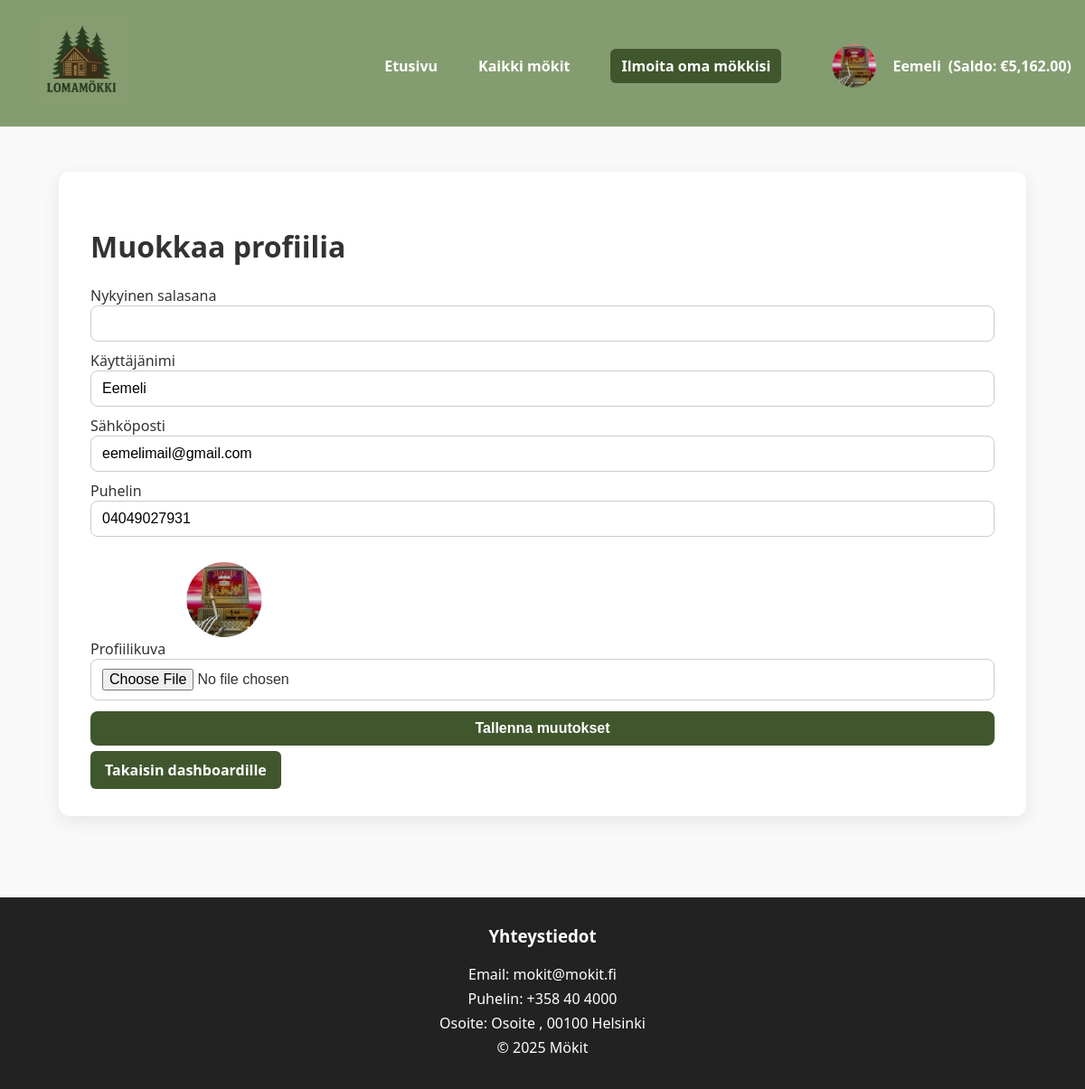
The page /edit_profile.php (signed in) on the database its author committed.
### tables this page shows
CREATE TABLE `users` (
  `id` int(11) NOT NULL,
  `username` varchar(100) NOT NULL,
  `email` varchar(255) NOT NULL,
  `phone` varchar(30) NOT NULL,
  `profile_image` varchar(255) DEFAULT NULL,
  `password` varchar(255) NOT NULL,
  `created_at` timestamp NOT NULL DEFAULT current_timestamp(),
  `balance` decimal(10,2) DEFAULT 0.00,
  `role` enum('admin','user') NOT NULL DEFAULT 'user'
);

### edit_profile.php (the view, shortened to what this page needs)
<?php
require 'config.php';
include 'header.php';
$stmt = $pdo->prepare("SELECT username, email, phone, profile_image, password FROM users WHERE id = ?");
$stmt->execute([$_SESSION['user_id']]);
$user = $stmt->fetch(PDO::FETCH_ASSOC);
?>
<!doctype html>
<html lang="fi">
<head>
<link rel="stylesheet" href="style.css">
</head>
<body>
<main class="add_cabin">
  <h1>Muokkaa profiilia</h1>
  <form method="post" enctype="multipart/form-data">
      <label>Nykyinen salasana
        <input type="password" name="current_password" required>
      </label>
      <label>Käyttäjänimi
        <input type="text" name="username" value="<?=htmlspecialchars($user['username'] ?? '')?>" required>
      </label>
      <label>Sähköposti
        <input type="email" name="email" value="<?=htmlspecialchars($user['email'] ?? '')?>" required>
      </label>
      <label>Puhelin
        <input type="tel" name="phone" value="<?=htmlspecialchars($user['phone'] ?? '')?>" required>
      </label>
      <label>Profiilikuva
        <?php if (!empty($user['profile_image'])): ?>
            <img src="<?=htmlspecialchars($user['profile_image'])?>" alt="Profiili" class="profile-preview">
        <?php endif; ?>
        <input type="file" name="profile_image" accept="image/*">
      </label>
      <button type="submit">Tallenna muutokset</button>
  </form>
  <a href="dashboard.php" class="btn back-btn">Takaisin dashboardille</a>
</main>
</body>
</html>
<?php include 'footer.php'; ?>

### header.php (shortened to what this page needs)
<?php
require 'config.php';
$user = null;
if (isset($_SESSION['user_id'])) {
    $stmt = $pdo->prepare("SELECT * FROM users WHERE id = ?");
    $stmt->execute([$_SESSION['user_id']]);
    $user = $stmt->fetch();
    $user_balance = $user['balance'] ?? 0;
}
?>
<header>
  <div class="header-flex" style="display:flex;justify-content:space-between;align-items:center;padding:20px 0;">
<a href="index.php"><img src="images/logo.png" width="100" alt="Lomamökki logo" style="margin-left:40px;"></a>
    <nav style="display:flex;align-items:center;gap:15px;">
      <a href="index.php" style="color:#fff;text-decoration:none;font-weight:600;">Etusivu</a>
      <a href="all_cabins.php" style="color:#fff;text-decoration:none;font-weight:600;">Kaikki mökit</a>
      <a href="<?= isset($_SESSION['user_id']) ? 'add_cabin.php' : 'login.php'; ?>" class="btn" style="color:#fff;background:#40572e;padding:8px 12px;border-radius:6px;">Ilmoita oma mökkisi</a>
      <?php if ($user): ?>
      <div class="profile-dropdown" style="position:relative;">
        <a href="#" style="display:flex;align-items:center;color:#fff;text-decoration:none;">
          <img src="<?=htmlspecialchars($user['profile_image'] ?? 'default-avatar.png')?>" alt="Profiili" class="profile-pic" style="width:70px;height:70px;border-radius:50%;object-fit:cover;margin-right:8px;">
          <?=htmlspecialchars($user['username'])?>
          <span style="margin-left:8px;font-weight:600;">(Saldo: €<?=number_format($user_balance, 2)?>)</span>
        </a>
      </div>
      <?php else: ?>
        <a href="login.php" style="color:#fff;text-decoration:none;font-weight:600;">Kirjaudu / Rekisteröidy</a>
      <?php endif; ?>
    </nav>
  </div>
</header>

### style.css (style rules this page uses)
body { font-family: 'Segoe UI', Tahoma, Geneva, Verdana, sans-serif; margin: 0; color: #333; background-color: #f9f9f9; display: flex; flex-direction: column; min-height: 100vh; }
header { background-color: #849D70; color: #fff; padding: 5x 0; margin-bottom: auto; text-align: center; }
header nav { margin-top: 5px; }
header nav a { color: #fff; margin: 0 15px; text-decoration: none; font-weight: 600; transition: color 0.2s; }
.btn { background-color: #40572e; color: white; padding: 10px 16px; text-align: center; border-radius: 6px; text-decoration: none; font-weight: bold; transition: background-color 0.3s ease; }
label { display: block; margin: 10px 0 4px; font-weight: 500; }
input, button { width: 100%; padding: 10px 12px; border-radius: 8px; border: 1px solid #ccc; font-size: 1em; transition: border-color 0.2s, box-shadow 0.2s; }
button { background-color: #40572e; color: #fff; border: none; font-weight: 600; margin-top: 8px; transition: background-color 0.2s, transform 0.2s; }
.profile-dropdown { position: relative; display: inline-block; }
.profile-pic { width: 135px; height: 135px; border-radius: 50%; object-fit: cover; margin-right: 8px; }
.add_cabin { width: 90%; max-width: 1000px; margin: 50px auto; padding: 40px 35px; background-color: #fff; border-radius: 12px; box-shadow: 0 6px 20px rgba(0,0,0,0.08); }
.profile-preview { width: 120px; height: 120px; border-radius: 50%; object-fit: cover; margin-right: 8px; }

### rows shown on the page
users: profile_image (picture), username "Eemeli", balance "5,162.00", email "eemelimail@gmail.com", phone "04049027931"
